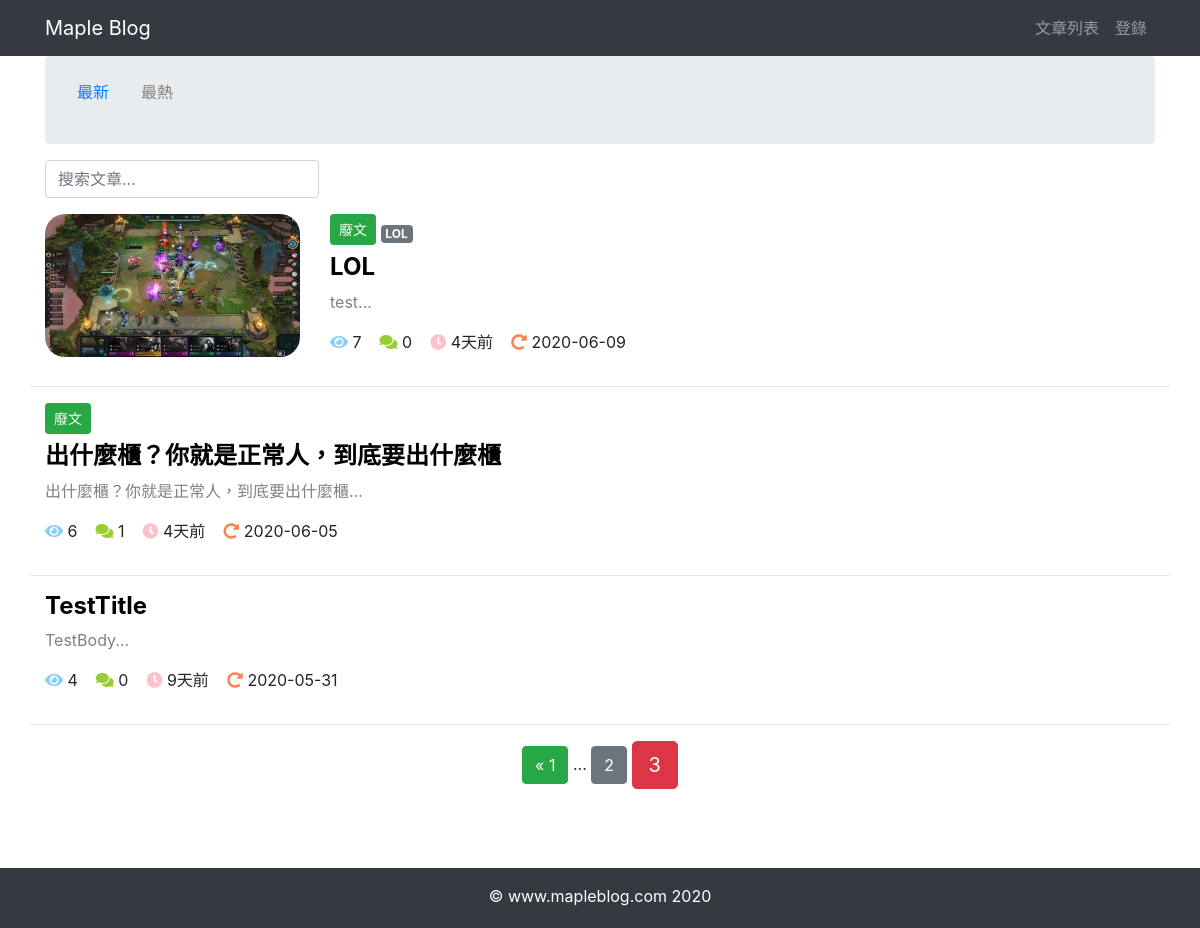
The page /article/article-list/?page=3&order=total_views&search=&column=None&tag=None on the database its author committed.
### article/models.py (models this page shows, shortened)
class ArticlePost(models.Model):
    author = models.ForeignKey(User, on_delete=models.CASCADE)
    title = models.CharField(max_length=100)
    body = models.TextField()
    created = models.DateTimeField(default=timezone.now)
    updated = models.DateTimeField(auto_now=True)
    total_views = models.PositiveIntegerField(default=0)
    column = models.ForeignKey(
        ArticleColumn,
        null=True,
        blank=True,
        on_delete=models.CASCADE,
        related_name='article'
    )
    tags = TaggableManager(blank=True)
    avatar = ProcessedImageField(
        upload_to='article/%Y%m%d',
        processors=[ResizeToFit(width=400)],
        blank=True,
        format='JPEG',
        options={'quality': 100},
    )
    likes = models.PositiveIntegerField(default=0)
    class Meta:
        ordering = ('-created',)

class ArticleColumn(models.Model):
    title = models.CharField(max_length=100, blank=True)
    created = models.DateTimeField(default=timezone.now)
    def __str__(self):
        return self.title

### article/views.py (the view)
# urls.py: path('article-list/', views.article_list, name='article_list'),
def article_list(request):
    search = request.GET.get('search')
    order = request.GET.get('order')
    column = request.GET.get('column')
    tag = request.GET.get('tag')
    article_list = ArticlePost.objects.all()
    if search:
        article_list = article_list.filter(
            Q(title__icontains=search) |
            Q(body__icontains=search)
        )
    else:
        search = ''
    if column is not None and column.isdigit():
        article_list = article_list.filter(column=column)
    if tag and tag != 'None':
        article_list = article_list.filter(tags__name__in=[tag])
    if order == 'total_views':
        article_list = article_list.order_by('-total_views')
    paginator = Paginator(article_list, 3) # 每頁顯示X篇文章
    page = request.GET.get('page') # 獲取url中的頁碼
    articles = paginator.get_page(page) # 將導航對象相應的頁碼內容返回給articles
    context = {
        'articles': articles,
        'order': order,
        'search': search,
        'column': column,
        'tag': tag,
    } # 傳遞給模板，每頁的文章、排序、搜索、欄目、標籤
    return render(request, 'article/list.html', context) # render函數:載入模板，返回context對象

### article/templatetags/my_filters_and_tags.py (called while the page is built)
@register.filter(name='timesince_zh')
def time_since_zh(value):
    now = timezone.now()
    diff = now - value
    if diff.days == 0 and diff.seconds >= 0 and diff.seconds < 60:
        return '剛剛'
    if diff.days == 0 and diff.seconds >= 60 and diff.seconds < 3600:
        return str(math.floor(diff.seconds / 60)) + "分鐘前"
    if diff.days == 0 and diff.seconds >= 3600 and diff.seconds < 86400:
        return str(math.floor(diff.seconds / 3600)) + "小時前"
    if diff.days >= 1 and diff.days < 30:
        return str(diff.days) + "天前"
    if diff.days >= 30 and diff.days < 365:
        return str(math.floor(diff.days / 30)) + "個月前"
    if diff.days >= 365:
        return str(math.floor(diff.days / 365)) + "年前"

### templates/article/list.html (shortened to what this page needs)
{% extends "base.html" %}
{% load static %}
{% load my_filters_and_tags %}
{% block content %}
<div class="container">
    <nav aria-label="breadcrumb">
        <ol class="breadcrumb">
            <li class="breadcrumb">
                {% if order != 'total_views' %}
                    <span style="color: gray"
                        class="">最新
                    </span>
                {% else %}
                    <a href="{% url 'article:article_list' %}?search={{ search }}&column={{ column }}&tag={{ tag }}"
                        class="">最新
                    </a>
                {% endif %}
            </li>
            <li class="breadcrumb">
                {% if order == 'total_views' %}
                    <span style="color: gray"
                        class="">最熱
                    </span>
                {% else %}
                    <a href="{% url 'article:article_list' %}?order=total_views&search={{ search }}&column={{ column }}&tag={{ tag }}"
                        class="">最熱
                    </a>
                {% endif %}
            </li>
        </ol>
    </nav>
    <div class="row">
        <div class="col-auto mr-auto">
            <form class="form-inline" >
                <input type="text"
                    class="form-control mb-2 mr-sm-2"
                    name="search"
                    placeholder="搜索文章..."
                    required
                >
            </form>
        </div>
    </div>
    <div class="row mt-2">
        {% for article in articles %}
            {% if article.avatar %}
                <div class="col-3">
                    <img src="{{ article.avatar.url }}"
                        alt="avatar"
                        style="border-radius: 20px"
                        class="img-fluid"
                    >
                </div>
            {% endif %}
            <div class="col">
                {% if article.column %}
                    <button type="button"
                        class="btn btn-sm mb-2
                            {% if article.column.title == 'Django' %}
                                btn-success
                            {% elif article.column.title == 'Java' %}
                                btn-danger
                            {% elif article.column.title == 'HTML' %}
                                btn-warning
                            {% elif article.column.title == 'Python' %}
                                btn-warning
                            {% elif article.column.title == '廢文' %}
                                btn-success
                            {% endif %}
                        "
                    >
                        {{ article.column }}
                    </button>
                {% endif %}
                <span>
                    {% for tag in article.tags.all %}
                        <a href="{% url 'article:article_list' %}?tag={{ tag }}"
                            class="badge badge-secondary"
                        >
                            {{ tag }}
                        </a>
                    {% endfor %}
                </span>
                <h4>
                    <b>
                        <a href="{% url 'article:article_detail' article.id %}"
                           style="color: black;"
                        >
                            {{ article.title }}
                        </a>
                    </b>
                </h4>
                <div>
                    <p style="color: gray;">
                        {{ article.body|slice:'100' }}...
                    </p>
                </div>
                <p>
                    <span>
                        <i class="fas fa-eye" style="color: lightskyblue;"></i>
                        {{ article.total_views }}&nbsp;&nbsp;&nbsp;
                    </span>
                    <span>
                        <i class="fas fa-comments" style="color: yellowgreen;"></i>
                        {{ article.comments.count }}&nbsp;&nbsp;&nbsp;
                    </span>
                    <span>
                        <i class="fas fa-clock" style="color: rgb(255, 192, 203);"></i>
                        {{ article.created|timesince_zh }}&nbsp;&nbsp;&nbsp;
                    </span>
                    <span>
                        <i class="fas fa-redo-alt" style="color: rgb(255, 128, 82);"></i>
                        {{ article.updated|date:'Y-m-d' }}
                    </span>
                </p>
            </div>
            <hr style="width: 100%;"/>
        {% endfor %}
    </div>
        <div class="pagination row">
            <div class="m-auto">
                <span class="step-links">
                    {% if articles.has_previous %}
                    <a href="?page=1&order={{ order }}&search={{ search }}&column={{ column }}&tag={{ tag }}" class="btn btn-success" class="btn btn-success">&laquo; 1</a>
                    <span>...</span>
                    <a href="?page={{ articles.previous_page_number }}&order={{ order }}&search={{ search }}&column={{ column }}&tag={{ tag }}"
                       class="btn btn-secondary"
                    >
                        {{ articles.previous_page_number }}
                    </a>
                {% endif %}
                <span class="current btn btn-danger btn-lg">
                    {{ articles.number }}
                </span>
            </span>
        </div>
    </div>
</div>
{% endblock content %}

### templates/base.html (style rules this page uses)
html, body { height: 100%; margin: 0; }

### rows shown on the page
ArticlePost: avatar (picture), column "廢文", title "LOL", body "test", total_views "7", comments.count "0", created "4天前", updated "2020-06-09"
Tag: name "LOL"
ArticlePost: column "廢文", title "出什麼櫃？你就是正常人，到底要出什麼櫃", body "出什麼櫃？你就是正常人，到底要出什麼櫃", total_views "6", comments.count "1", created "4天前", updated "2020-06-05"
ArticlePost: title "TestTitle", body "TestBody", total_views "4", comments.count "0", created "9天前", updated "2020-05-31"

### other values the page prints
{{ articles.previous_page_number }} "2"
{{ articles.number }} "3"
